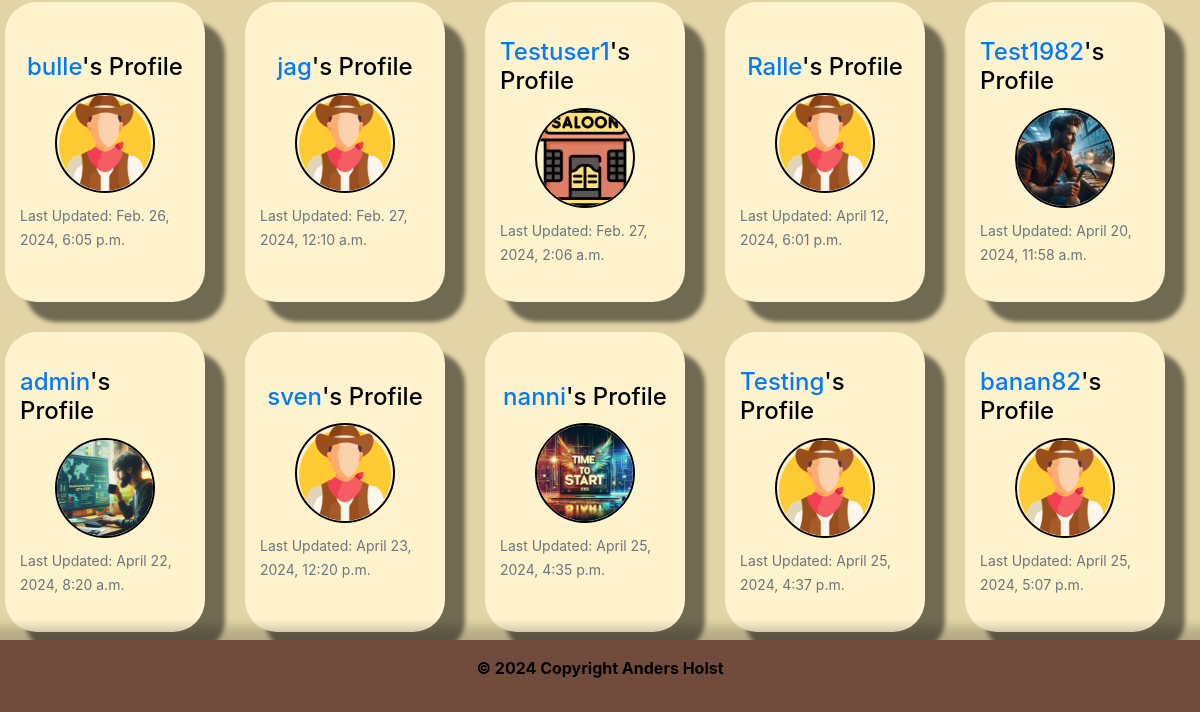
The app's page /profile_list/ (signed in, lower part), older data.
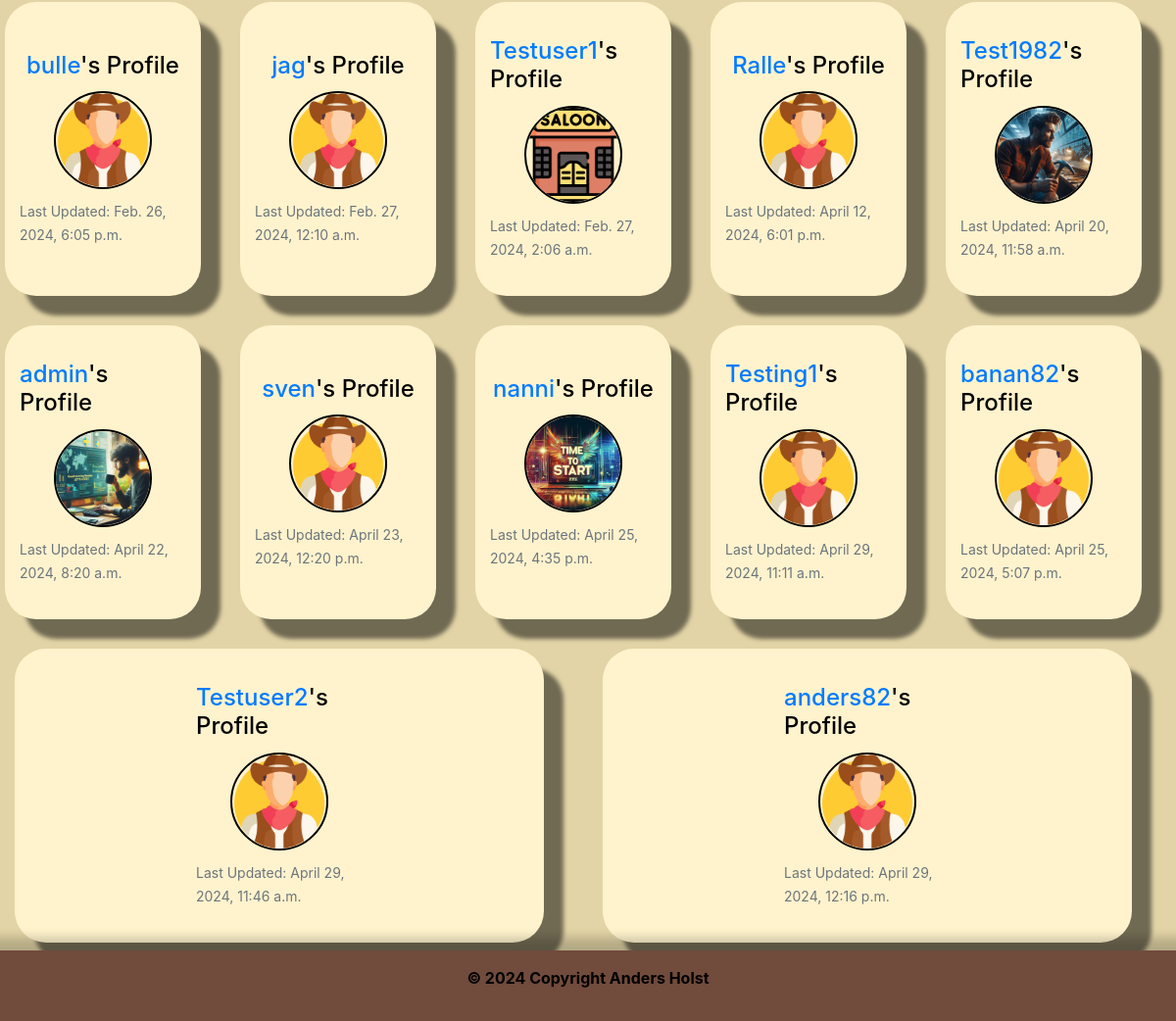
The same page, newer data.
### the_saloon/models.py (models this page shows, shortened)
class Profile(models.Model):
    user = models.OneToOneField(User, on_delete=models.CASCADE)
    follows = models.ManyToManyField(
        "self", related_name="followed_by", symmetrical=False, blank=True)
    date_modified = models.DateTimeField(auto_now=True)
    profile_image = models.ImageField(
        upload_to="media/image", null=True, blank=True)
    profile_bio = models.CharField(null=True, blank=True, max_length=500)
    facebook_link = models.CharField(null=True, blank=True, max_length=100)
    instagram_link = models.CharField(null=True, blank=True, max_length=100)
    linkedin_link = models.CharField(null=True, blank=True, max_length=100)
    youtube_link = models.CharField(null=True, blank=True, max_length=100)
    x_link = models.CharField(null=True, blank=True, max_length=100)

### the_saloon/views.py (the view)
# urls.py: path('profile_list/', views.profile_list, name='profile_list'),
def profile_list(request):
    if request.user.is_authenticated:
        profiles = Profile.objects.exclude(user=request.user)
        return render(request, 'profile_list.html', {"profiles": profiles})
    else:
        messages.success(request, ("You must login to see this page..."))
        return redirect('home')

### the_saloon/templates/profile_list.html (shortened to what this page needs)
{% extends 'base.html' %}
{% load static %}
{% block content %}
{% if profiles %}
<div class="row container-fluid">
{% for profile in profiles %}
<div class="list-container col-12 col-sm-12 col-md-6 col-lg-3 d-flex justify-content-center align-items-center">
 <div class="cont">
    <div class="container list">
      <div class="list-card d-flex flex-column justify-content-center align-items-center">
        <h5 class="card-title"><a href="{% url 'profile' profile.user.id %}">
          {{ profile.user.username }}</a>'s Profile</h5>
          {% if profile.profile_image %}
          <a href="{% url 'profile' profile.user.id %}">
              <img class="list img rounded-circle" src="{{ profile.profile_image.url }}"
              alt="{{ profile.user.username}}">
          </a>
          {% else %}
          <a href="{% url 'profile' profile.user.id %}">
              <img class="list profile rounded-circle" src="{% static 'images/cowboy.png' %}"
              alt="profile_image">
          </a>
          {% endif %}
          <p class="list card-text"><small class="text-muted">
          Last Updated: {{ profile.date_modified }}</small></p>
      </div>
    </div>
 </div>
</div>
{% endfor %}
</div>
{% endif %}
{% endblock %}

Row changes from the older to the newer data that the page shows:
changed Profile: user.username "Testing" → "Testing1"; date_modified "April 25, 2024, 4:37 p.m." → "April 29, 2024, 11:11 a.m."
added Profile: user.username "Testuser2", date_modified "April 29, 2024, 11:46 a.m."
added Profile: user.username "anders82", date_modified "April 29, 2024, 12:16 p.m."
